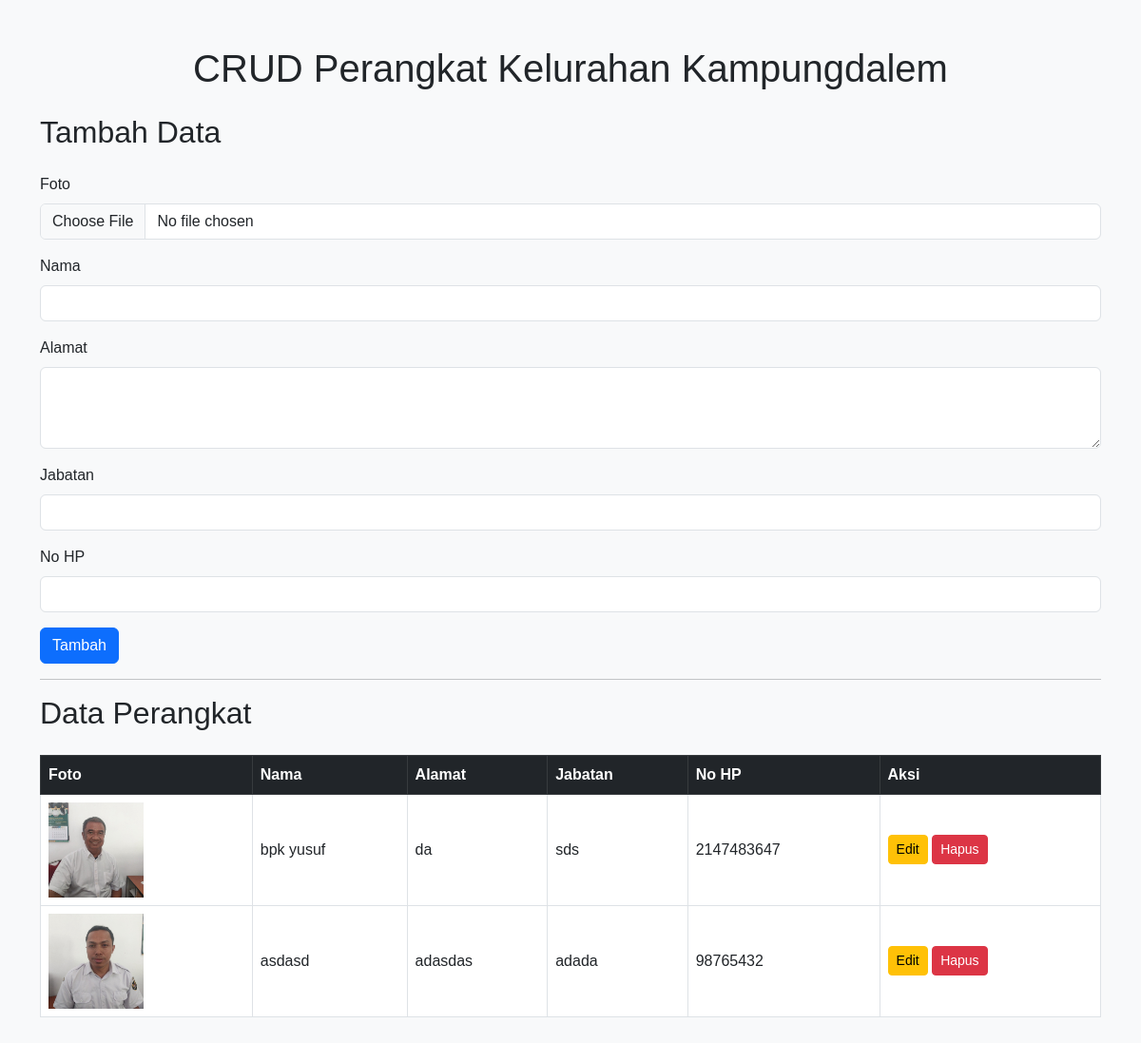
/admin/perangkat.php, run on the app's committed database.
### tables this page shows
CREATE TABLE `perangkat` (
  `id` int(11) NOT NULL,
  `foto` varchar(99) NOT NULL,
  `nama` varchar(255) NOT NULL,
  `alamat` varchar(255) NOT NULL,
  `jabatan` varchar(255) NOT NULL,
  `no_hp` int(255) NOT NULL
);

### admin/perangkat.php (the view, shortened to what this page needs)
<?php
include '../admin/koneksi.php';
$result = $conn->query("SELECT * FROM perangkat");
?>
<!DOCTYPE html>
<html lang="id">
<head>
    <link href="https://cdn.jsdelivr.net/npm/bootstrap@5.3.0/dist/css/bootstrap.min.css" rel="stylesheet">
</head>
<body>
    <div class="container my-5">
        <h1 class="text-center mb-4">CRUD Perangkat Kelurahan Kampungdalem</h1>
        <h2 class="mb-4">Tambah Data</h2>
        <form action="" method="post" enctype="multipart/form-data">
            <div class="mb-3">
                <label for="foto" class="form-label">Foto</label>
                <input type="file" name="foto" id="foto" class="form-control">
            </div>
            <div class="mb-3">
                <label for="nama" class="form-label">Nama</label>
                <input type="text" name="nama" id="nama" class="form-control" value="<?= isset($row_edit['nama']) ? $row_edit['nama'] : ''; ?>" required>
            </div>
            <div class="mb-3">
                <label for="alamat" class="form-label">Alamat</label>
                <textarea name="alamat" id="alamat" class="form-control" rows="3" required><?= isset($row_edit['alamat']) ? $row_edit['alamat'] : ''; ?></textarea>
            </div>
            <div class="mb-3">
                <label for="jabatan" class="form-label">Jabatan</label>
                <input type="text" name="jabatan" id="jabatan" class="form-control" value="<?= isset($row_edit['jabatan']) ? $row_edit['jabatan'] : ''; ?>" required>
            </div>
            <div class="mb-3">
                <label for="no_hp" class="form-label">No HP</label>
                <input type="text" name="no_hp" id="no_hp" class="form-control" value="<?= isset($row_edit['no_hp']) ? $row_edit['no_hp'] : ''; ?>" required>
            </div>
            <?php if (isset($row_edit)): ?>
                <input type="hidden" name="id" value="<?= $row_edit['id']; ?>">
                <button type="submit" name="update" class="btn btn-primary">Update</button>
            <?php else: ?>
                <button type="submit" name="add" class="btn btn-primary">Tambah</button>
            <?php endif; ?>
        </form>
        <hr>
        <h2 class="mb-4">Data Perangkat</h2>
        <table class="table table-bordered">
            <thead class="table-dark">
                <tr>
                    <th>Foto</th>
                    <th>Nama</th>
                    <th>Alamat</th>
                    <th>Jabatan</th>
                    <th>No HP</th>
                    <th>Aksi</th>
                </tr>
            </thead>
            <tbody>
                <?php while ($row = $result->fetch_assoc()): ?>
                <tr>
                    <td><img src="<?= $row['foto']; ?>" width="100" alt="Foto <?= $row['nama']; ?>"></td>
                    <td><?= $row['nama']; ?></td>
                    <td><?= $row['alamat']; ?></td>
                    <td><?= $row['jabatan']; ?></td>
                    <td><?= $row['no_hp']; ?></td>
                    <td>
                        <a href="?edit=<?= $row['id']; ?>" class="btn btn-warning btn-sm">Edit</a>
                        <a href="?delete=<?= $row['id']; ?>" class="btn btn-danger btn-sm" onclick="return confirm('Yakin ingin menghapus?')">Hapus</a>
                    </td>
                </tr>
                <?php endwhile; ?>
            </tbody>
        </table>
    </div>
</body>
</html>

### admin/perangkat.php (style rules this page uses)
body { background-color: #f8f9fa; font-family: Arial, sans-serif; }
.table th, .table td { vertical-align: middle; }

### data on the page
perangkat: foto (picture), nama "bpk yusuf", alamat "da", jabatan "sds", no_hp "2147483647"
perangkat: foto (picture), nama "asdasd", alamat "adasdas", jabatan "adada", no_hp "98765432"
